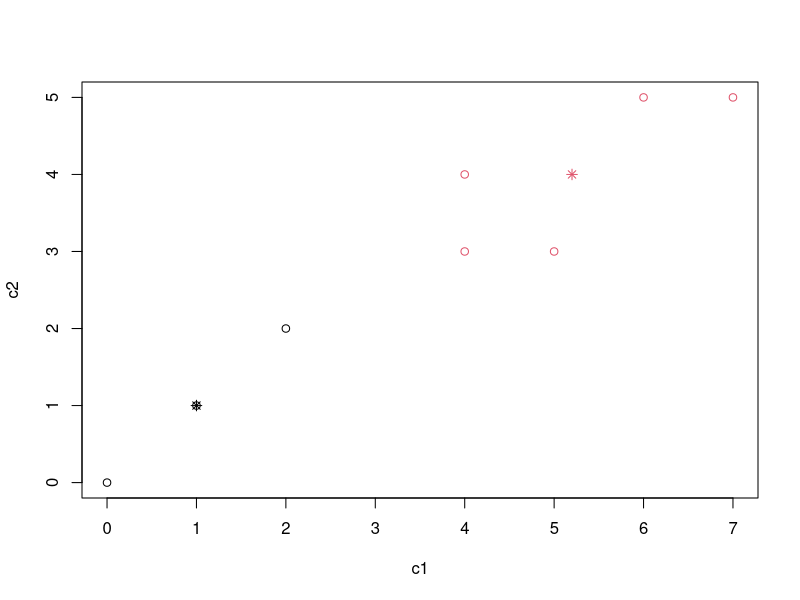
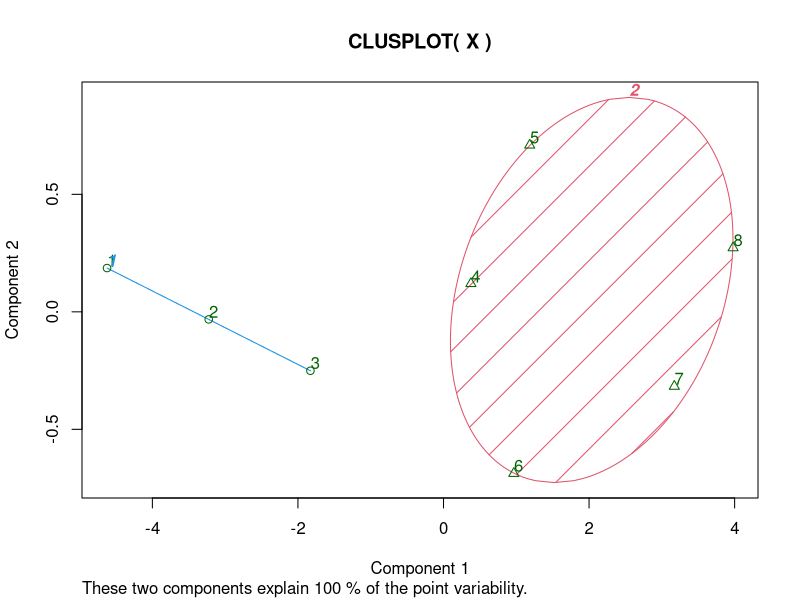

Here is the R script that generated these plots, in order: (Note: this script raises an error after producing the figures.)
#Clustering - Built in Data Set

library(cluster)
library(fpc)

#Simple Eg
X <- data.frame(c1=c(0,1,2,4,5,4,6,7),c2=c(0,1,2,3,3,4,5,5))
km <- kmeans(X, center=2)
km
plot(X,col=km$cluster)
points(km$center,col=1:2,pch=8,cex=1)
cluster::clusplot(X, km$cluster, color=TRUE, shade=TRUE, 
         labels=2, lines=0)


#Iris



k1 <- kmeans(x=iris[, 1:4], centers=3)
k1
k1$centers
plot(k1)
plot(k1, data=iris)
clus <- kmeans(iris[,1:4], centers=3)
cluster::plotcluster(cust_data, clus$cluster)
?plotclus


#Example2 -----
library(cluster)
library(fpc)

data(iris)
dat <- iris[, -5] # without known classification 
# Kmeans clustre analysis
clus <- kmeans(dat, centers=3)
# Fig 01
plotcluster(dat, clus$cluster)

clusplot(dat, clus$cluster, color=TRUE, shade=TRUE, 
         labels=2, lines=0)


with(iris, pairs(dat, col=c(1:3)[clus$cluster])) 


?hclust
?cutree
